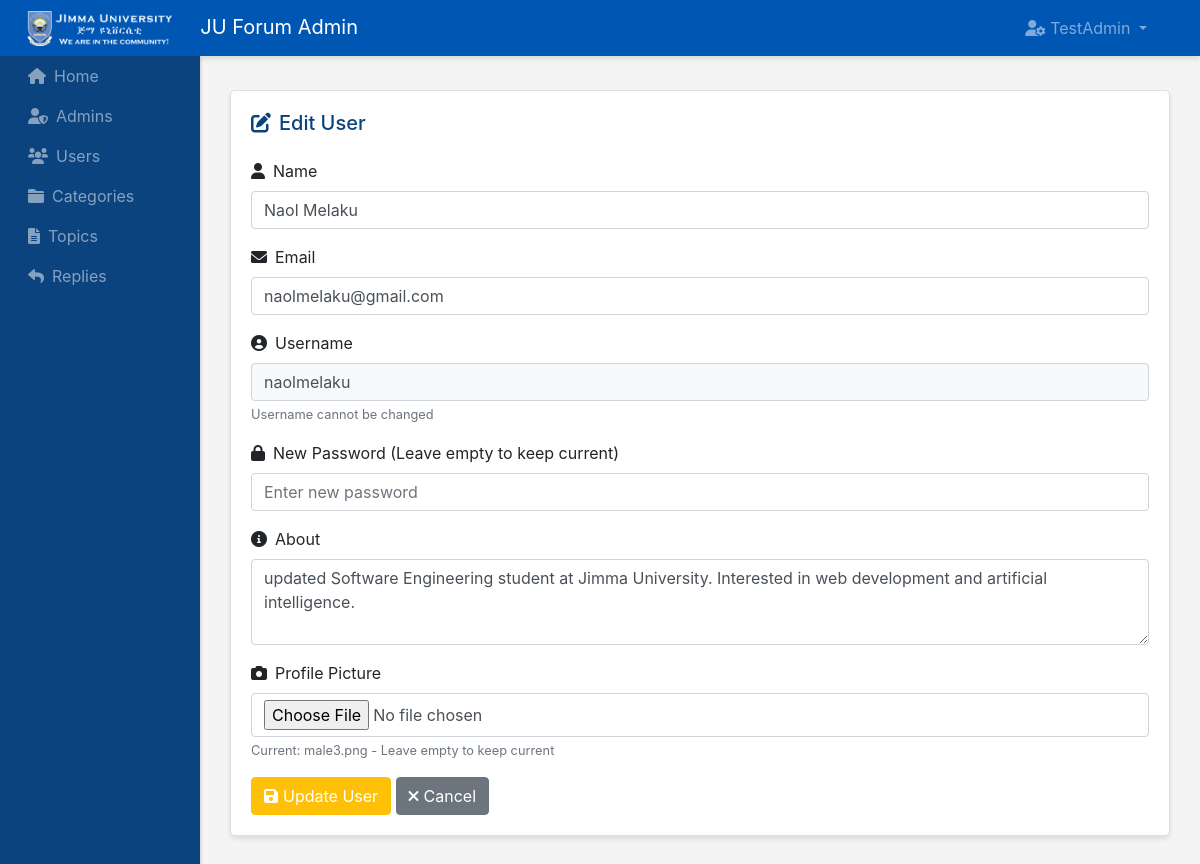
/admin-panel/users-admins/edit-user.php?id=3 (signed in), run on the app's committed database.
### tables this page shows
CREATE TABLE `users` (
  `id` int(5) NOT NULL,
  `name` varchar(200) NOT NULL,
  `email` varchar(200) NOT NULL,
  `username` varchar(200) NOT NULL,
  `password` varchar(200) NOT NULL,
  `about` text NOT NULL,
  `avatar` varchar(200) NOT NULL,
  `created_at` timestamp NOT NULL DEFAULT current_timestamp() ON UPDATE current_timestamp()
);

### admin-panel/users-admins/edit-user.php (the view, shortened to what this page needs)
<?php require "../layouts/header.php" ?>
<?php require "../../config/config.php" ?>
<?php
if (isset($_GET["id"])) {
    $id = $_GET["id"];
    $select = $conn->query("SELECT * FROM users WHERE id='$id'");
    $select->execute();
    $user = $select->fetch(PDO::FETCH_OBJ);
} else {
    header("location: show-users.php");
}
?>
<div class="row">
    <div class="col-md-12">
        <div class="card">
            <div class="card-body">
                <h5 class="card-title mb-4"><i class="fas fa-edit" style="margin-right: 8px;"></i>Edit User</h5>
                <form role="form" method="post" action="edit-user.php?id=<?php echo $id; ?>" enctype="multipart/form-data">
                    <div class="form-group">
                        <label><i class="fas fa-user" style="margin-right: 8px;"></i>Name</label>
                        <input type="text" value="<?php echo $user->name; ?>" class="form-control" name="name" required>
                    </div>
                    <div class="form-group">
                        <label><i class="fas fa-envelope" style="margin-right: 8px;"></i>Email</label>
                        <input type="email" value="<?php echo $user->email; ?>" class="form-control" name="email" required>
                    </div>
                    <div class="form-group">
                        <label><i class="fas fa-user-circle" style="margin-right: 8px;"></i>Username</label>
                        <input type="text" value="<?php echo $user->username; ?>" class="form-control" readonly style="background-color: #f8f9fa;">
                        <small class="text-muted">Username cannot be changed</small>
                    </div>
                    <div class="form-group">
                        <label><i class="fas fa-lock" style="margin-right: 8px;"></i>New Password (Leave empty to keep current)</label>
                        <input type="password" class="form-control" name="password" placeholder="Enter new password">
                    </div>
                    <div class="form-group">
                        <label><i class="fas fa-info-circle" style="margin-right: 8px;"></i>About</label>
                        <textarea class="form-control" name="about" rows="3"><?php echo $user->about; ?></textarea>
                    </div>
                    <div class="form-group">
                        <label><i class="fas fa-camera" style="margin-right: 8px;"></i>Profile Picture</label>
                        <input type="file" class="form-control" name="avatar" accept=".jpg,.jpeg,.png">
                        <small class="text-muted">Current: <?php echo $user->avatar; ?> - Leave empty to keep current</small>
                    </div>
                    <button type="submit" name="submit" class="btn btn-warning text-white">
                        <i class="fas fa-save" style="margin-right: 5px;"></i>Update User
                    </button>
                    <a href="show-users.php" class="btn btn-secondary">
                        <i class="fas fa-times" style="margin-right: 5px;"></i>Cancel
                    </a>
                </form>
            </div>
        </div>
    </div>
</div>
<?php require "../layouts/footer.php" ?>

### admin-panel/styles/style.css (style rules this page uses)
body { background:#f4f4f4; }
.card { margin-bottom: 15px; border-radius:5px; box-shadow: 0 3px 5px rgba(0,0,0,.1); }
.card-title { color: #0b437f; }

### data on the page
users: name "Naol Melaku", email "naolmelaku@gmail.com", username "naolmelaku", about "updated Software Engineering student at Jimma University. Interested in web development and artificial intelligence.", avatar "male3.png"

### other printed values
$_SESSION['adminname'] "TestAdmin"
